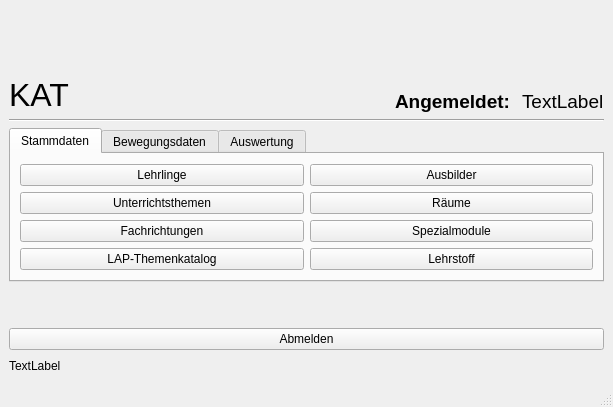
<?xml version="1.0" encoding="UTF-8"?>
<ui version="4.0">
 <class>MainWindow</class>
 <widget class="QMainWindow" name="MainWindow">
  <property name="geometry">
   <rect>
    <x>0</x>
    <y>0</y>
    <width>613</width>
    <height>407</height>
   </rect>
  </property>
  <property name="windowTitle">
   <string>Knapp Apprentice Training</string>
  </property>
  <widget class="QWidget" name="centralwidget">
   <layout class="QGridLayout" name="gridLayout">
    <item row="5" column="0">
     <spacer name="verticalSpacer">
      <property name="orientation">
       <enum>Qt::Vertical</enum>
      </property>
      <property name="sizeType">
       <enum>QSizePolicy::Maximum</enum>
      </property>
      <property name="sizeHint" stdset="0">
       <size>
        <width>20</width>
        <height>40</height>
       </size>
      </property>
     </spacer>
    </item>
    <item row="1" column="2">
     <widget class="QLabel" name="label_2">
      <property name="maximumSize">
       <size>
        <width>16777215</width>
        <height>50</height>
       </size>
      </property>
      <property name="font">
       <font>
        <pointsize>14</pointsize>
        <weight>75</weight>
        <bold>true</bold>
       </font>
      </property>
      <property name="text">
       <string>Angemeldet:</string>
      </property>
      <property name="alignment">
       <set>Qt::AlignBottom|Qt::AlignLeading|Qt::AlignLeft</set>
      </property>
     </widget>
    </item>
    <item row="2" column="0" colspan="5">
     <widget class="Line" name="line_2">
      <property name="orientation">
       <enum>Qt::Horizontal</enum>
      </property>
     </widget>
    </item>
    <item row="7" column="0" colspan="5">
     <widget class="QLabel" name="lab_INFO">
      <property name="maximumSize">
       <size>
        <width>16777215</width>
        <height>20</height>
       </size>
      </property>
      <property name="text">
       <string>TextLabel</string>
      </property>
     </widget>
    </item>
    <item row="1" column="4">
     <widget class="QLabel" name="label_eingeloggt_als">
      <property name="maximumSize">
       <size>
        <width>16777215</width>
        <height>37</height>
       </size>
      </property>
      <property name="font">
       <font>
        <pointsize>14</pointsize>
       </font>
      </property>
      <property name="text">
       <string>TextLabel</string>
      </property>
      <property name="alignment">
       <set>Qt::AlignBottom|Qt::AlignLeading|Qt::AlignLeft</set>
      </property>
     </widget>
    </item>
    <item row="1" column="1">
     <spacer name="horizontalSpacer">
      <property name="orientation">
       <enum>Qt::Horizontal</enum>
      </property>
      <property name="sizeHint" stdset="0">
       <size>
        <width>40</width>
        <height>20</height>
       </size>
      </property>
     </spacer>
    </item>
    <item row="3" column="0" rowspan="2" colspan="5">
     <widget class="QTabWidget" name="tabWidget">
      <property name="layoutDirection">
       <enum>Qt::LeftToRight</enum>
      </property>
      <property name="styleSheet">
       <string notr="true">font: 10pt &quot;MS Shell Dlg 2&quot;;</string>
      </property>
      <property name="currentIndex">
       <number>0</number>
      </property>
      <widget class="QWidget" name="tab_3">
       <attribute name="icon">
        <iconset>
         <normaloff>../../_Symbole/Icons/misc/data.ico</normaloff>../../_Symbole/Icons/misc/data.ico</iconset>
       </attribute>
       <attribute name="title">
        <string>Stammdaten</string>
       </attribute>
       <layout class="QGridLayout" name="gridLayout_2">
        <item row="0" column="0">
         <layout class="QVBoxLayout" name="verticalLayout">
          <item>
           <layout class="QHBoxLayout" name="horizontalLayout_3">
            <item>
             <widget class="QPushButton" name="pushButton_lehrlinge">
              <property name="styleSheet">
               <string notr="true">font: 10pt &quot;MS Shell Dlg 2&quot;;</string>
              </property>
              <property name="text">
               <string>Lehrlinge</string>
              </property>
              <property name="icon">
               <iconset>
                <normaloff>../../_Symbole/Icons/misc/MISC28.ICO</normaloff>../../_Symbole/Icons/misc/MISC28.ICO</iconset>
              </property>
             </widget>
            </item>
            <item>
             <widget class="QPushButton" name="pushButton_ausbilder">
              <property name="styleSheet">
               <string notr="true">font: 10pt &quot;MS Shell Dlg 2&quot;;</string>
              </property>
              <property name="text">
               <string>Ausbilder</string>
              </property>
              <property name="icon">
               <iconset>
                <normaloff>../../_Symbole/Icons/misc/trainer.ICO</normaloff>../../_Symbole/Icons/misc/trainer.ICO</iconset>
              </property>
             </widget>
            </item>
           </layout>
          </item>
          <item>
           <layout class="QHBoxLayout" name="horizontalLayout_4">
            <item>
             <widget class="QPushButton" name="pushButton_Unterrichtsthemen">
              <property name="styleSheet">
               <string notr="true">font: 10pt &quot;MS Shell Dlg 2&quot;;</string>
              </property>
              <property name="text">
               <string>Unterrichtsthemen</string>
              </property>
              <property name="icon">
               <iconset>
                <normaloff>../../_Symbole/UsedSymbols/coordinated_assessment_documents_report_icon_148377.ico</normaloff>../../_Symbole/UsedSymbols/coordinated_assessment_documents_report_icon_148377.ico</iconset>
              </property>
             </widget>
            </item>
            <item>
             <widget class="QPushButton" name="pushButton_raeume">
              <property name="styleSheet">
               <string notr="true">font: 10pt &quot;MS Shell Dlg 2&quot;;</string>
              </property>
              <property name="text">
               <string>Räume</string>
              </property>
              <property name="icon">
               <iconset>
                <normaloff>../../_Symbole/Icons/misc/place.ico</normaloff>../../_Symbole/Icons/misc/place.ico</iconset>
              </property>
             </widget>
            </item>
           </layout>
          </item>
          <item>
           <layout class="QHBoxLayout" name="horizontalLayout_2">
            <item>
             <widget class="QPushButton" name="pushButton_lehrberufe">
              <property name="styleSheet">
               <string notr="true">font: 10pt &quot;MS Shell Dlg 2&quot;;</string>
              </property>
              <property name="text">
               <string>Fachrichtungen</string>
              </property>
              <property name="icon">
               <iconset>
                <normaloff>../../_Symbole/Icons/misc/training.ico</normaloff>../../_Symbole/Icons/misc/training.ico</iconset>
              </property>
             </widget>
            </item>
            <item>
             <widget class="QPushButton" name="pushButton_spezialmodule">
              <property name="styleSheet">
               <string notr="true">font: 10pt &quot;MS Shell Dlg 2&quot;;</string>
              </property>
              <property name="text">
               <string>Spezialmodule</string>
              </property>
              <property name="icon">
               <iconset>
                <normaloff>../../_Symbole/Icons/misc/folder.ico</normaloff>../../_Symbole/Icons/misc/folder.ico</iconset>
              </property>
             </widget>
            </item>
           </layout>
          </item>
          <item>
           <layout class="QHBoxLayout" name="horizontalLayout_6">
            <item>
             <widget class="QPushButton" name="pushButton_LAP_Themenkatalog">
              <property name="minimumSize">
               <size>
                <width>0</width>
                <height>0</height>
               </size>
              </property>
              <property name="maximumSize">
               <size>
                <width>16777215</width>
                <height>24</height>
               </size>
              </property>
              <property name="styleSheet">
               <string notr="true">font: 10pt &quot;MS Shell Dlg 2&quot;;</string>
              </property>
              <property name="text">
               <string>LAP-Themenkatalog</string>
              </property>
              <property name="icon">
               <iconset>
                <normaloff>../../_Symbole/UsedSymbols/2020-12-01 14_02_39-WIKA_OO1.jpg (590×182).ico</normaloff>../../_Symbole/UsedSymbols/2020-12-01 14_02_39-WIKA_OO1.jpg (590×182).ico</iconset>
              </property>
              <property name="iconSize">
               <size>
                <width>40</width>
                <height>40</height>
               </size>
              </property>
             </widget>
            </item>
            <item>
             <widget class="QPushButton" name="pushButton_lehrstoff">
              <property name="styleSheet">
               <string notr="true">font: 10pt &quot;MS Shell Dlg 2&quot;;</string>
              </property>
              <property name="text">
               <string>Lehrstoff</string>
              </property>
              <property name="icon">
               <iconset>
                <normaloff>../../_Symbole/Icons/misc/MISC100.ICO</normaloff>../../_Symbole/Icons/misc/MISC100.ICO</iconset>
              </property>
             </widget>
            </item>
           </layout>
          </item>
         </layout>
        </item>
       </layout>
      </widget>
      <widget class="QWidget" name="tab_4">
       <attribute name="icon">
        <iconset>
         <normaloff>../../_Symbole/Icons/misc/share_analytics.ico</normaloff>../../_Symbole/Icons/misc/share_analytics.ico</iconset>
       </attribute>
       <attribute name="title">
        <string>Bewegungsdaten</string>
       </attribute>
       <widget class="QWidget" name="layoutWidget">
        <property name="geometry">
         <rect>
          <x>10</x>
          <y>10</y>
          <width>571</width>
          <height>121</height>
         </rect>
        </property>
        <layout class="QVBoxLayout" name="verticalLayout_2">
         <item>
          <layout class="QHBoxLayout" name="horizontalLayout_5">
           <item>
            <widget class="QPushButton" name="pushButton_Wochen_U">
             <property name="text">
              <string>Wochen-Unterricht</string>
             </property>
             <property name="icon">
              <iconset>
               <normaloff>../../_Symbole/UsedSymbols/education_cap_icon_157723.ico</normaloff>../../_Symbole/UsedSymbols/education_cap_icon_157723.ico</iconset>
             </property>
            </widget>
           </item>
           <item>
            <widget class="QLabel" name="label_3">
             <property name="text">
              <string/>
             </property>
            </widget>
           </item>
          </layout>
         </item>
         <item>
          <layout class="QHBoxLayout" name="horizontalLayout_7">
           <item>
            <widget class="QPushButton" name="pushButton_Berufsschulzeiten">
             <property name="text">
              <string>Berufsschulzeiten</string>
             </property>
             <property name="icon">
              <iconset>
               <normaloff>../../_Symbole/UsedSymbols/school_bell_icon_175715.ico</normaloff>../../_Symbole/UsedSymbols/school_bell_icon_175715.ico</iconset>
             </property>
            </widget>
           </item>
           <item>
            <widget class="QLabel" name="label_4">
             <property name="text">
              <string/>
             </property>
            </widget>
           </item>
          </layout>
         </item>
         <item>
          <layout class="QHBoxLayout" name="horizontalLayout_8">
           <item>
            <widget class="QLabel" name="label_7">
             <property name="text">
              <string/>
             </property>
            </widget>
           </item>
          </layout>
         </item>
         <item>
          <widget class="QLabel" name="label_6">
           <property name="text">
            <string/>
           </property>
          </widget>
         </item>
        </layout>
       </widget>
      </widget>
      <widget class="QWidget" name="tab_5">
       <attribute name="icon">
        <iconset>
         <normaloff>../../_Symbole/Icons/misc/assessment.ico</normaloff>../../_Symbole/Icons/misc/assessment.ico</iconset>
       </attribute>
       <attribute name="title">
        <string>Auswertung</string>
       </attribute>
      </widget>
     </widget>
    </item>
    <item row="6" column="0" colspan="5">
     <widget class="QPushButton" name="pushButton_abmelden">
      <property name="styleSheet">
       <string notr="true">font: 10pt &quot;MS Shell Dlg 2&quot;;</string>
      </property>
      <property name="text">
       <string>Abmelden</string>
      </property>
      <property name="icon">
       <iconset>
        <normaloff>../../_Symbole/Icons/computer/log_out.ico</normaloff>../../_Symbole/Icons/computer/log_out.ico</iconset>
      </property>
     </widget>
    </item>
    <item row="0" column="0">
     <widget class="QLabel" name="label_5">
      <property name="text">
       <string/>
      </property>
      <property name="pixmap">
       <pixmap>../../_Symbole/UsedSymbols/Knapp_Logo.png</pixmap>
      </property>
     </widget>
    </item>
    <item row="1" column="0">
     <widget class="QLabel" name="label">
      <property name="font">
       <font>
        <family>MS Shell Dlg 2</family>
        <pointsize>24</pointsize>
        <weight>50</weight>
        <italic>false</italic>
        <bold>false</bold>
       </font>
      </property>
      <property name="styleSheet">
       <string notr="true">font: 24pt &quot;MS Shell Dlg 2&quot;;</string>
      </property>
      <property name="text">
       <string>KAT</string>
      </property>
     </widget>
    </item>
   </layout>
  </widget>
  <widget class="QStatusBar" name="statusbar"/>
 </widget>
 <resources/>
 <connections/>
</ui>
